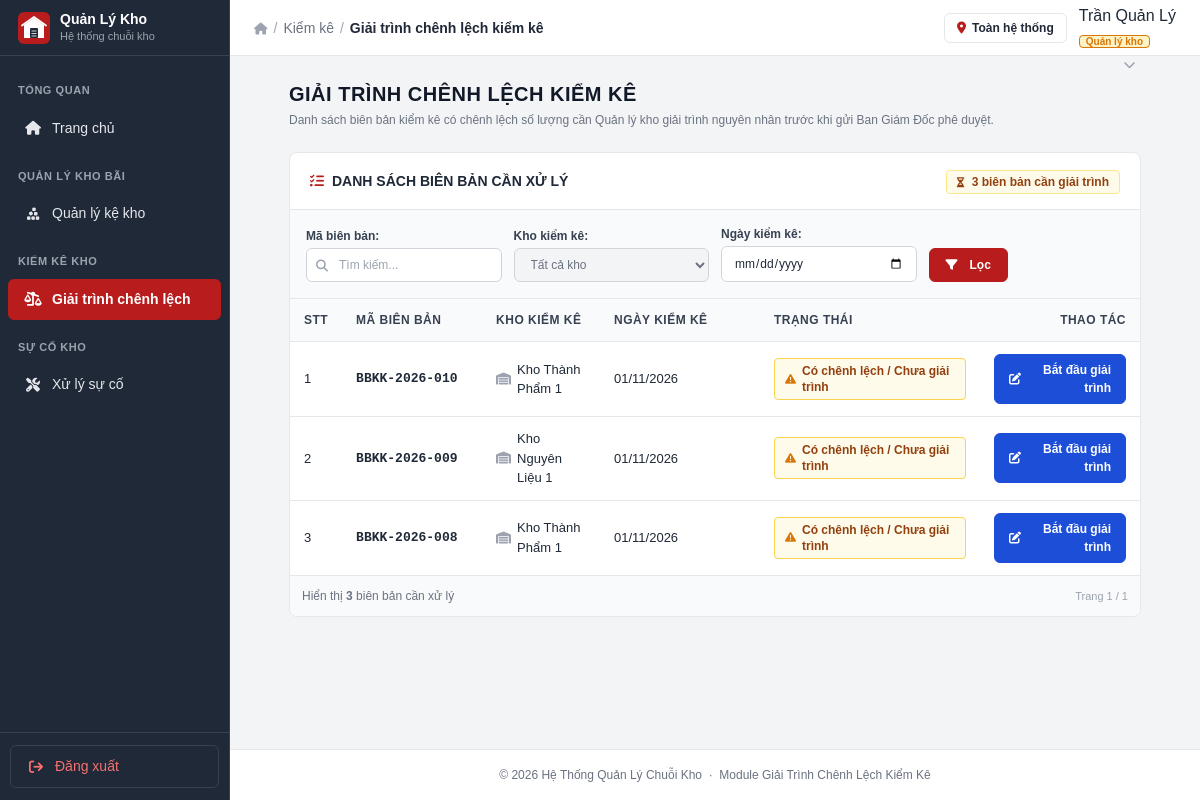
/pages/inventory/explain.php (signed in), run on an earlier commit of the app's database.
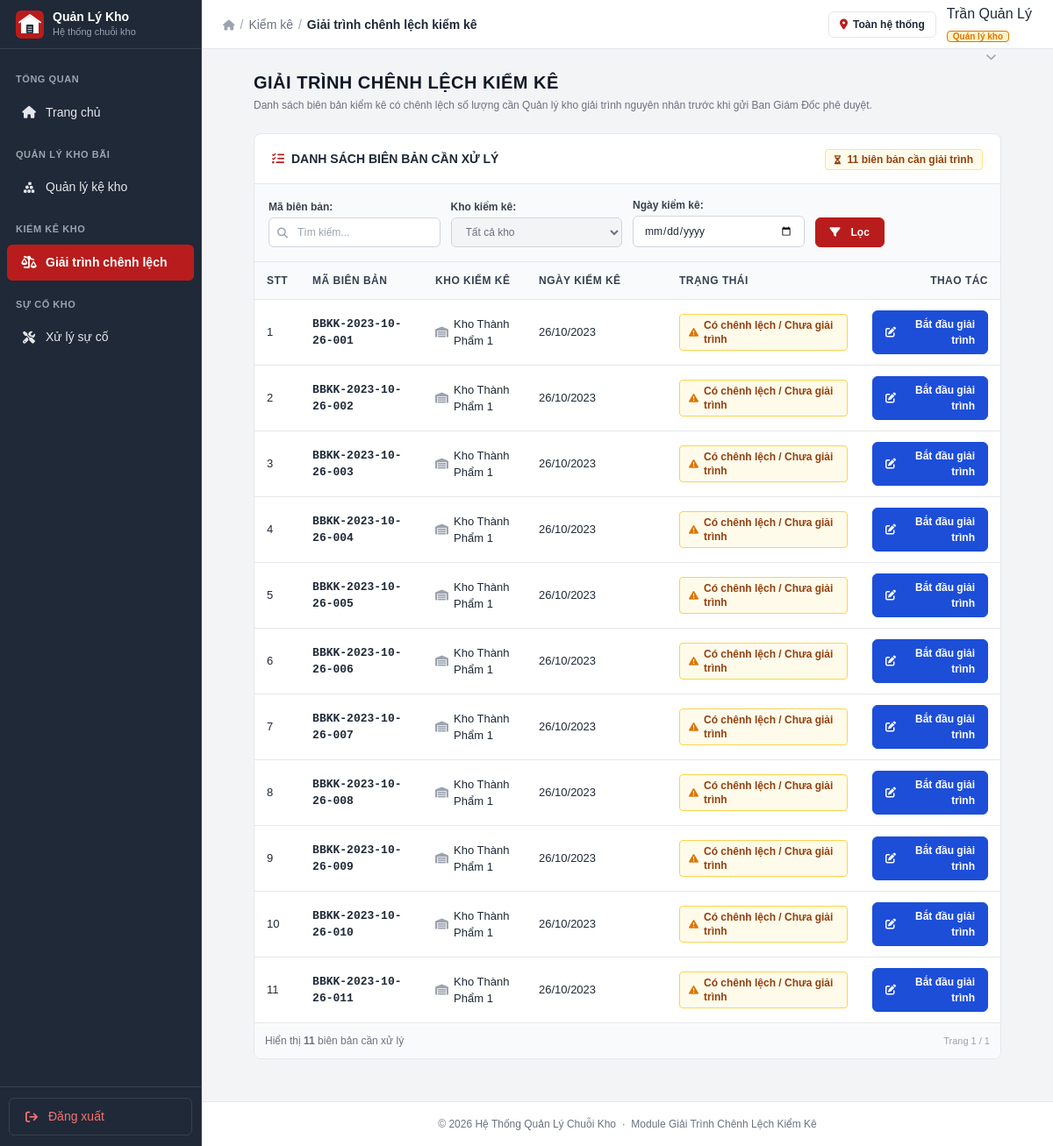
And on a later commit of the database.
### tables this page shows
CREATE TABLE IF NOT EXISTS BIENBAN_KIEMKE (
    MaBienBanKiemKe VARCHAR(30) PRIMARY KEY,
    MaKeHoachKiemKe VARCHAR(30) NOT NULL,
    TenKeHoachKiemKe VARCHAR(200) NOT NULL,
    PhamViKiemKe VARCHAR(150) NOT NULL,
    MaKho VARCHAR(20) NOT NULL,
    NgayLap DATETIME NOT NULL,
    NguoiLap VARCHAR(100) NOT NULL,
    TrangThai ENUM('Có chênh lệch', 'Chờ phê duyệt', 'Đã phê duyệt', 'Từ chối') NOT NULL DEFAULT 'Có chênh lệch',
    NguoiDuyet VARCHAR(100) NULL,
    ThoiGianDuyet DATETIME NULL,
    YKienChiDao TEXT NULL,
    LyDoTuChoi VARCHAR(255) NULL,
    NoiDungLyDoKhac TEXT NULL,
    GhiChu TEXT NULL,
    created_at TIMESTAMP DEFAULT CURRENT_TIMESTAMP,
    updated_at TIMESTAMP DEFAULT CURRENT_TIMESTAMP ON UPDATE CURRENT_TIMESTAMP,
    FOREIGN KEY (MaKho) REFERENCES warehouses(id) ON DELETE RESTRICT
);

CREATE TABLE warehouses (
    id VARCHAR(20) PRIMARY KEY,
    name VARCHAR(100) NOT NULL,
    type ENUM('thanh_pham', 'nguyen_lieu', 'loi') NOT NULL,
    address VARCHAR(200) DEFAULT NULL,
    created_at TIMESTAMP DEFAULT CURRENT_TIMESTAMP
);

### pages/inventory/explain.php (the view, shortened to what the rows shown need)
<?php
$db = getDB();
$viewId = trim($_GET['id'] ?? '');
$currentAudit = null;
if (!empty($viewId)) {
    $stmtAudit = $db->prepare("
        SELECT b.*, w.name AS TenKho
        FROM BIENBAN_KIEMKE b
        JOIN warehouses w ON b.MaKho = w.id
        WHERE b.MaBienBanKiemKe = ?
    ");
    $stmtAudit->execute([$viewId]);
    $currentAudit = $stmtAudit->fetch();
    if (!$currentAudit) {
        $_SESSION['flash_error'] = 'Không tìm thấy biên bản kiểm kê yêu cầu.';
        header('Location: /warehouse/pages/inventory/explain.php');
        exit;
    }
    if ($currentAudit['TrangThai'] !== 'Có chênh lệch') {
        $_SESSION['flash_error'] = 'Biên bản ' . htmlspecialchars($viewId) . ' không ở trạng thái "Có chênh lệch" (Trạng thái: ' . $currentAudit['TrangThai'] . ').';
        header('Location: /warehouse/pages/inventory/explain.php');
        exit;
    }
    $stmtItems = $db->prepare("
        SELECT id, MatHang, TenHang, TenLo, DonViTinh, TonHeThong, ThucTe, ChenhLech, MaNguyenNhan, NoiDungGiaiTrinh
        FROM CHITIET_BIENBAN_KIEMKE
        WHERE MaBienBanKiemKe = ? AND ChenhLech != 0
        ORDER BY id ASC
    ");
    $stmtItems->execute([$viewId]);
    $diffItems = $stmtItems->fetchAll();
    $stmtReasons = $db->query("SELECT * FROM DANHMUC_NGUYENNHAN ORDER BY MaNguyenNhan ASC");
    $reasonList = $stmtReasons->fetchAll();
} else {
    $whereClauses = ["b.TrangThai = 'Có chênh lệch'"];
    $params = [];
    $sql = "
        SELECT b.MaBienBanKiemKe, b.TenKeHoachKiemKe, b.MaKho, w.name AS TenKho, b.NgayLap, b.TrangThai,
               SUM(CASE WHEN ct.ChenhLech != 0 THEN 1 ELSE 0 END) AS SoDongChenhLech
        FROM BIENBAN_KIEMKE b
        JOIN warehouses w ON b.MaKho = w.id
        LEFT JOIN CHITIET_BIENBAN_KIEMKE ct ON b.MaBienBanKiemKe = ct.MaBienBanKiemKe
        WHERE " . implode(" AND ", $whereClauses) . "
        GROUP BY b.MaBienBanKiemKe
        ORDER BY b.NgayLap DESC, b.MaBienBanKiemKe ASC
    ";
    $stmtList = $db->prepare($sql);
    $stmtList->execute($params);
    $auditList = $stmtList->fetchAll();
}
?>
<!DOCTYPE html>
<html lang="vi">
<head>
  <script src="https://cdn.tailwindcss.com"></script>
  <link rel="stylesheet" href="https://cdnjs.cloudflare.com/ajax/libs/font-awesome/6.5.0/css/all.min.css">
  <link rel="stylesheet" href="/warehouse/assets/css/dashboard.css">
</head>
<body>
<div id="main-wrap">
  <main class="dashboard-main">
    <?php if (!$currentAudit): ?>
      <section class="flex flex-col sm:flex-row sm:items-center justify-between gap-3 mb-6">
        <div>
          <h1 class="text-xl font-bold text-gray-900 uppercase tracking-wide">GIẢI TRÌNH CHÊNH LỆCH KIỂM KÊ</h1>
        </div>
      </section>
      <div class="table-card">
        <div class="overflow-x-auto">
          <table class="custom-table">
            <thead>
              <tr>
                <th style="width: 50px;">STT</th>
                <th style="width: 140px;">Mã biên bản</th>
                <th>Kho kiểm kê</th>
                <th style="width: 160px;">Ngày kiểm kê</th>
                <th style="width: 220px;">Trạng thái</th>
                <th style="width: 160px; text-align: right;">Thao tác</th>
              </tr>
            </thead>
            <tbody>
              <?php if (empty($auditList)): ?>
                <tr>
                  <td colspan="6" class="text-center py-10 text-gray-500 italic">
                    <i class="fa-solid fa-clipboard-check text-3xl text-gray-300 block mb-2"></i>
                    Không có biên bản nào cần giải trình
                  </td>
                </tr>
              <?php else: ?>
                <?php $stt = 1; foreach ($auditList as $row): ?>
                  <tr class="hover-row">
                    <td><?= $stt++ ?></td>
                    <td class="font-mono font-bold text-gray-900">
                      <?= htmlspecialchars($row['MaBienBanKiemKe']) ?>
                    </td>
                    <td>
                      <span class="inline-flex items-center gap-1.5 text-gray-800">
                        <i class="fa-solid fa-warehouse text-gray-400 text-xs"></i>
                        <?= htmlspecialchars($row['TenKho']) ?>
                      </span>
                    </td>
                    <td class="text-gray-700">
                      <?= date('d/m/Y', strtotime($row['NgayLap'])) ?>
                    </td>
                    <td>
                      <span class="inline-flex items-center gap-1.5 px-2.5 py-1 bg-amber-50 text-amber-800 border border-amber-300 rounded text-xs font-bold">
                        <i class="fa-solid fa-triangle-exclamation text-amber-600 text-[11px]"></i>
                        Có chênh lệch / Chưa giải trình
                      </span>
                    </td>
                    <td class="text-right">
                      <a href="/warehouse/pages/inventory/explain.php?id=<?= urlencode($row['MaBienBanKiemKe']) ?>"
                         class="btn-primary"
                         style="padding: 6px 14px; font-size: 12px; display: inline-flex; align-items: center; gap: 6px; background-color: #1D4ED8; border-color: #1D4ED8;">
                        <i class="fa-solid fa-pen-to-square text-xs"></i>
                        <span>Bắt đầu giải trình</span>
                      </a>
                    </td>
                  </tr>
                <?php endforeach; ?>
              <?php endif; ?>
            </tbody>
          </table>
        </div>
      </div>
    <?php endif; ?>
  </main>
</div>
</body>
</html>

What changed in the data, as far as the page shows it:
removed bienban_kiemke: MaBienBanKiemKe "BBKK-2026-010", MaKho.name "Kho Thành Phẩm 1", NgayLap "01/11/2026"
removed bienban_kiemke: MaBienBanKiemKe "BBKK-2026-009", MaKho.name "Kho Nguyên Liệu 1", NgayLap "01/11/2026"
removed bienban_kiemke: MaBienBanKiemKe "BBKK-2026-008", MaKho.name "Kho Thành Phẩm 1", NgayLap "01/11/2026"
added bienban_kiemke: MaBienBanKiemKe "BBKK-2023-10-26-001", MaKho.name "Kho Thành Phẩm 1", NgayLap "26/10/2023"
added bienban_kiemke: MaBienBanKiemKe "BBKK-2023-10-26-002", MaKho.name "Kho Thành Phẩm 1", NgayLap "26/10/2023"
added bienban_kiemke: MaBienBanKiemKe "BBKK-2023-10-26-003", MaKho.name "Kho Thành Phẩm 1", NgayLap "26/10/2023"
added bienban_kiemke: MaBienBanKiemKe "BBKK-2023-10-26-004", MaKho.name "Kho Thành Phẩm 1", NgayLap "26/10/2023"
added bienban_kiemke: MaBienBanKiemKe "BBKK-2023-10-26-005", MaKho.name "Kho Thành Phẩm 1", NgayLap "26/10/2023"
added bienban_kiemke: MaBienBanKiemKe "BBKK-2023-10-26-006", MaKho.name "Kho Thành Phẩm 1", NgayLap "26/10/2023"
added bienban_kiemke: MaBienBanKiemKe "BBKK-2023-10-26-007", MaKho.name "Kho Thành Phẩm 1", NgayLap "26/10/2023"
added bienban_kiemke: MaBienBanKiemKe "BBKK-2023-10-26-008", MaKho.name "Kho Thành Phẩm 1", NgayLap "26/10/2023"
added bienban_kiemke: MaBienBanKiemKe "BBKK-2023-10-26-009", MaKho.name "Kho Thành Phẩm 1", NgayLap "26/10/2023"
added bienban_kiemke: MaBienBanKiemKe "BBKK-2023-10-26-010", MaKho.name "Kho Thành Phẩm 1", NgayLap "26/10/2023"
added bienban_kiemke: MaBienBanKiemKe "BBKK-2023-10-26-011", MaKho.name "Kho Thành Phẩm 1", NgayLap "26/10/2023"
Also different on the page:
count($auditList): "3" → "11"
